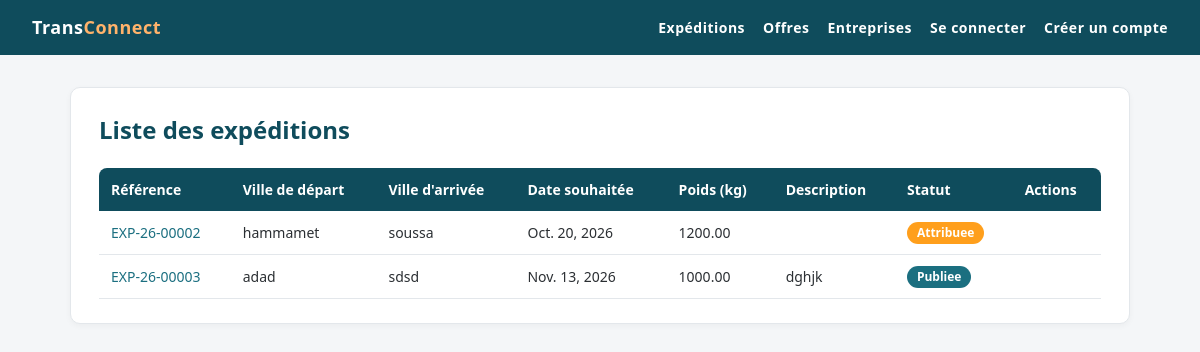
The app's page /expeditions/list/, older data.
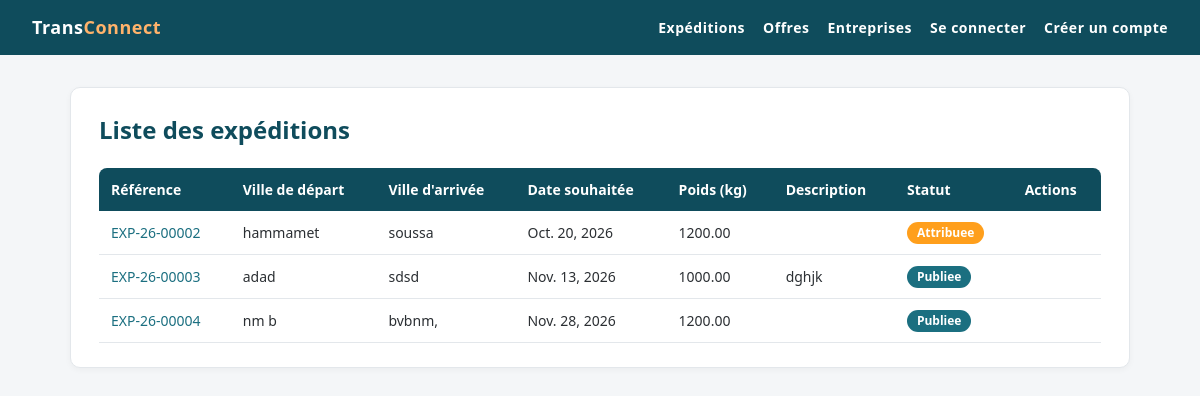
The same page, newer data.
### ExpeditionsApp/models.py (models this page shows, shortened)
class Expedition(models.Model):
    reference = models.CharField(max_length=20, unique=True)
    ville_depart = models.CharField(max_length=100)
    ville_arrivee = models.CharField(max_length=100)
    poids_kg = models.DecimalField(max_digits=10, decimal_places=2, null=False,validators=[MinValueValidator(0.01, "Le poids doit être supérieur à zéro")])
    date_souhaitee = models.DateField()
    description = models.TextField(blank=True, null=True)
    statut=models.CharField(max_length=20,choices=[ ('publiee','Publiee'), ('attribuee','Attribuee'), ('en cours','En Cours'), ('terminee','Terminee') ],default='publiee')
    created_at = models.DateTimeField(auto_now_add=True)
    updated_at = models.DateTimeField(auto_now=True)
    entreprise = models.ForeignKey(Entreprise, on_delete=models.CASCADE, related_name='expeditions',limit_choices_to={'type_entreprise': 'char'})

### ExpeditionsApp/views.py (the view)
# urls.py: path('list/',listExpeditions, name='list'),
def listExpeditions(request):
    list=Expedition.objects.all()
    return render(request,'expedition/list.html',{"liste":list})

### templates/expedition/list.html (shortened to what this page needs)
{% extends 'base.html' %}
{% block content %}
<div class="card">
    <div class="page-header">
        <h1>Liste des expéditions</h1>
    </div>
    <div class="table-wrap">
        <table>
            <thead>
                <tr>
                    <th>Référence</th>
                    <th>Ville de départ</th>
                    <th>Ville d'arrivée</th>
                    <th>Date souhaitée</th>
                    <th>Poids (kg)</th>
                    <th>Description</th>
                    <th>Statut</th>
                    <th>Actions</th>
                </tr>
            </thead>
            <tbody>
                {% for expedition in liste %}
                    <tr>
                        <td><a href="{% url 'expeditions:detail' expedition.pk %}">{{ expedition.reference }}</a></td>
                        <td>{{ expedition.ville_depart }}</td>
                        <td>{{ expedition.ville_arrivee }}</td>
                        <td>{{ expedition.date_souhaitee }}</td>
                        <td>{{ expedition.poids_kg }}</td>
                        <td>{{ expedition.description }}</td>
                        <td><span class="badge badge-{{ expedition.statut|slugify }}">{{ expedition.get_statut_display }}</span></td>
                        <td>
                        </td>
                    </tr>
                {% empty %}
                    <tr>
                        <td colspan="8" class="empty">Aucune expédition disponible.</td>
                    </tr>
                {% endfor %}
            </tbody>
        </table>
    </div>
</div>
{% endblock %}

Row changes from the older to the newer data that the page shows:
added Expedition: reference "EXP-26-00004", ville_depart "nm b", ville_arrivee "bvbnm,", date_souhaitee "Nov. 28, 2026", poids_kg "1200.00", statut "Publiee"
